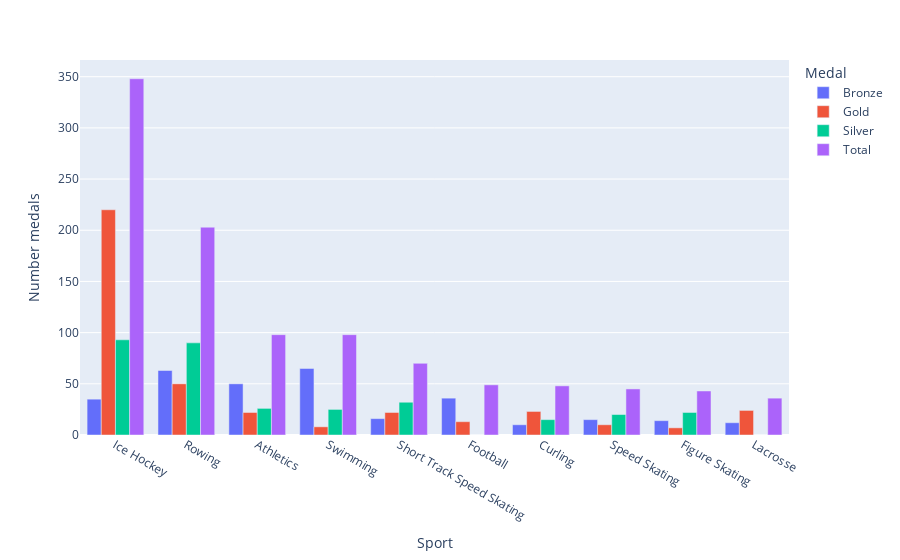

This figure's notebook cell:
### Code cell
canada_bestsports = af.count_medals_n(canada_origdata, "Sport")

# Sort
canada_bestsports = canada_bestsports.sort_values("Total", ascending=False)

# check head
print(canada_bestsports.head())

# plot
fig = px.bar(canada_bestsports.head(10), 
    x = canada_bestsports.columns[0],
    y = canada_bestsports.columns[1:],
    labels={
        "value":"Number medals",
        "variable":"Medal"
    }
)
fig.update_layout(barmode="group")
fig.show()
fig.write_html("Visualiseringar/Q1_medalssport_canada.html", auto_open=True)

### Figure 1 — Plotly figure (JSON) as saved in the notebook; plotly's stock layout.template omitted (floating-point values rounded to 4 significant figures)
{"data": [{"alignmentgroup": "True", "hovertemplate": "Medal=Bronze<br>Sport=%{x}<br>Number medals=%{y}<extra></extra>", "legendgroup": "Bronze", "marker": {"color": "#636efa", "pattern": {"shape": ""}}, "name": "Bronze", "offsetgroup": "Bronze", "orientation": "v", "showlegend": true, "textposition": "auto", "type": "bar", "x": ["Ice Hockey", "Rowing", "Athletics", "Swimming", "Short Track Speed Skating", "Football", "Curling", "Speed Skating", "Figure Skating", "Lacrosse"], "xaxis": "x", "y": [35, 63, 50, 65, 16, 36, 10, 15, 14, 12], "yaxis": "y"}, {"alignmentgroup": "True", "hovertemplate": "Medal=Gold<br>Sport=%{x}<br>Number medals=%{y}<extra></extra>", "legendgroup": "Gold", "marker": {"color": "#EF553B", "pattern": {"shape": ""}}, "name": "Gold", "offsetgroup": "Gold", "orientation": "v", "showlegend": true, "textposition": "auto", "type": "bar", "x": ["Ice Hockey", "Rowing", "Athletics", "Swimming", "Short Track Speed Skating", "Football", "Curling", "Speed Skating", "Figure Skating", "Lacrosse"], "xaxis": "x", "y": [220, 50, 22, 8, 22, 13, 23, 10, 7, 24], "yaxis": "y"}, {"alignmentgroup": "True", "hovertemplate": "Medal=Silver<br>Sport=%{x}<br>Number medals=%{y}<extra></extra>", "legendgroup": "Silver", "marker": {"color": "#00cc96", "pattern": {"shape": ""}}, "name": "Silver", "offsetgroup": "Silver", "orientation": "v", "showlegend": true, "textposition": "auto", "type": "bar", "x": ["Ice Hockey", "Rowing", "Athletics", "Swimming", "Short Track Speed Skating", "Football", "Curling", "Speed Skating", "Figure Skating", "Lacrosse"], "xaxis": "x", "y": [93, 90, 26, 25, 32, 0, 15, 20, 22, 0], "yaxis": "y"}, {"alignmentgroup": "True", "hovertemplate": "Medal=Total<br>Sport=%{x}<br>Number medals=%{y}<extra></extra>", "legendgroup": "Total", "marker": {"color": "#ab63fa", "pattern": {"shape": ""}}, "name": "Total", "offsetgroup": "Total", "orientation": "v", "showlegend": true, "textposition": "auto", "type": "bar", "x": ["Ice Hockey", "Rowing", "Athletics", "Swimming", "Short Track Speed Skating", "Football", "Curling", "Speed Skating", "Figure Skating", "Lacrosse"], "xaxis": "x", "y": [348, 203, 98, 98, 70, 49, 48, 45, 43, 36], "yaxis": "y"}], "layout": {"barmode": "group", "legend": {"title": {"text": "Medal"}, "tracegroupgap": 0}, "margin": {"t": 60}, "xaxis": {"anchor": "y", "domain": [0, 1], "title": {"text": "Sport"}}, "yaxis": {"anchor": "x", "domain": [0, 1], "title": {"text": "Number medals"}}}}
